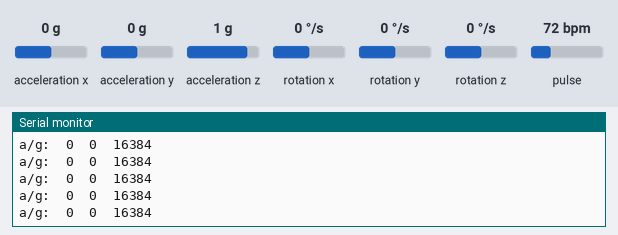
Recording of a sketch running on a simulated ESP8266 (NodeMCU). On the bench: the last lines printed to the serial monitor. The test bench sets the inputs (shaded band); at power-on: acceleration x 0 g, acceleration y 0 g, acceleration z 1 g, rotation x 0 °/s, rotation y 0 °/s, rotation z 0 °/s, pulse 72 bpm. WiFi joins after 1.5 s; servers stay silent unless stated; the Firebase database answers and starts empty.

Above: at 6.8 s.
6.9 s: acceleration x set to -1.4 g
8.4 s: acceleration y set to -1.4 g
At 10.1 s:
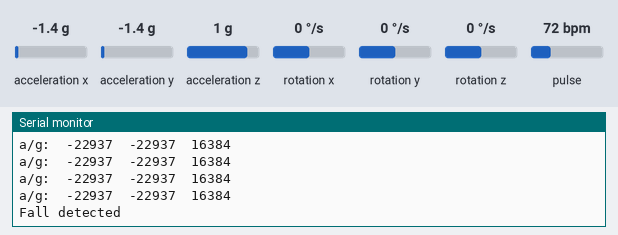
11.4 s: acceleration x set to 0 g
At 11.57 s:
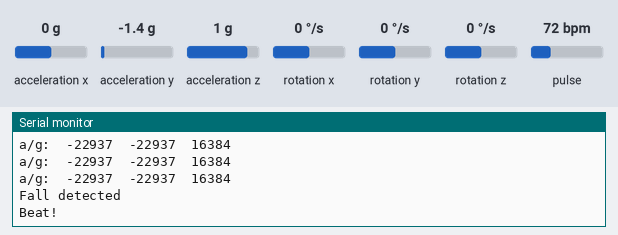
14.4 s: acceleration z set to -1.4 g
At 15.1 s:
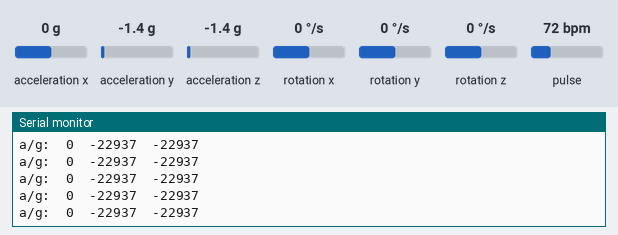

The sketch:

final.ino
```cpp
#include <Average.h>
#include <I2Cdev.h>
#include <MPU6050.h>
#include <MAX30100_PulseOximeter.h>
#include <Timer.h>
#include <Wire.h>
#include <ESP8266WiFi.h>
#include <FirebaseArduino.h>
#define HIST_SIZE 200
#define OUTPUT_READABLE_ACCELGYRO

//WiFi Settings
#define FIREBASE_HOST "elderlycare-19d19.firebaseio.com"
#define FIREBASE_AUTH "Ur6BTP7CrmQyNcljzWEkppnDXjyrhkE4RN9BZp2g"
//#define WIFI_SSID "fullhouse"
//#define WIFI_PASSWORD "langsungenteraja"
#define WIFI_SSID "tirzafidela"
#define WIFI_PASSWORD "mynameistirza"
#define DEBUG_ON
#define REPORTING_PERIOD_MS 1000

MPU6050 accelgyro;
int16_t ax, ay, az;
int16_t gx, gy, gz;
uint32_t period = 5 * 60000L;

//MAX30100
const int MAX_addr=0x57;
int countbeat;
uint32_t bpm_period = 60000L;
float maxbpm,minbpm, fcb;

Timer t;
PulseOximeter pox;
uint32_t tsLastReport = 0;
bool status, connect, fallstatus;
float totalbpm=0, hr;

void printBPM() {
  pox.shutdown();
  Serial.print("BPM = ");
  Serial.println(countbeat);
  fcb = (float) countbeat;
  if (countbeat > maxbpm) {
    Firebase.setFloat("maxbpm",fcb);
  } else if (countbeat < minbpm) {
    Firebase.setFloat("minbpm",fcb);
  }
  StaticJsonBuffer<200> jsonBuffer;
  JsonObject& root = jsonBuffer.createObject();
  JsonObject& bpmTime = root.createNestedObject("timestamp");
  root["val"] = countbeat;
  bpmTime[".sv"] = "timestamp";
  Firebase.push("bpm",root);
  //pox.update();
  if (countbeat < 40) {
    Firebase.push("HRDisorder/Low/",root);
    status = true;
    Firebase.setBool("danger",true);
  } else if (countbeat > 170) {
    Firebase.push("HRDisorder/High/",root);
    status = true;
    Firebase.setBool("danger",true);
  } else {
    status = false;
    Firebase.setBool("danger",false);
  }
  countbeat = 0;
  pox.resume();
}

void onBeatDetected()
{
    Serial.println("Beat!");
    countbeat++;
}

void readBPM() {
  for( uint32_t tStart = millis();  (millis()-tStart) < 300;  ){
    pox.update();
  }
  pox.shutdown();
  pox.resume();
}

void checkConnect(){
  int ldr_val = analogRead(A0);
  Serial.println(ldr_val);
  if(ldr_val < 20) {
    connect = true;
    Firebase.setBool("connect",true);
  } else {
    connect = false;
    Firebase.setBool("connect",false);
  }
}

void checkFall() {
  pox.shutdown();
    if(fallstatus == true) {
      Serial.println("Fall detected");
      StaticJsonBuffer<50> jsonBuffer;
      JsonObject& timeStampObject = jsonBuffer.createObject();
      timeStampObject[".sv"] = "timestamp";
      Firebase.push("fall", timeStampObject);
      Firebase.setInt("fallsum", (Firebase.getInt("fallsum")+1));
      Firebase.setBool("danger",true);
    } else {
      Firebase.setBool("danger",false);
    }
    fallstatus = false;
   pox.resume();
}

void readMPU() {
    pox.shutdown();
    accelgyro.setDMPEnabled(true);
    for( uint32_t tStart = millis();  (millis()-tStart) < 300;  ){
    //accelgyro.setSleepEnabled(false);
    accelgyro.getAcceleration(&ax, &ay, &az);
    accelgyro.setDMPEnabled(false);
    pox.resume();
    //pox.update();
    Serial.print("a/g:\t");
    Serial.print(ax); Serial.print("\t");
    Serial.print(ay); Serial.print("\t");
    Serial.print(az); Serial.print("\t");
    Serial.println("");
    if(sqrt(pow(ax,2) + pow(ay,2) + pow(az,2)) >= 35000){
      fallstatus = true;
//    } else {
//      fallstatus = false;
//      //checkFall();
//      //pox.update();
    }
  }
}

void setup() {
    accelgyro.setSleepEnabled(false);
    #if I2CDEV_IMPLEMENTATION == I2CDEV_ARDUINO_WIRE
        Wire.begin(4,5);
    #elif I2CDEV_IMPLEMENTATION == I2CDEV_BUILTIN_FASTWIRE
        Fastwire::setup(400, true);
    #endif

    Serial.begin(115200);
    delay(2000);

    //Connect to WiFi & Firebase
    WiFi.begin(WIFI_SSID, WIFI_PASSWORD);
    Serial.print("Connecting");
    while (WiFi.status() != WL_CONNECTED) {
      Serial.print(".");
      delay(500);
    }
    Serial.println();
    Serial.print("Connected: ");
    Serial.println(WiFi.localIP());
    Firebase.begin(FIREBASE_HOST, FIREBASE_AUTH);
    Firebase.setBool("connect",true);
    delay(2000);

    //Initialize MPU6050
    Serial.println("Initializing MPU6050...");
    accelgyro.initialize();
    accelgyro.setFullScaleGyroRange(MPU6050_GYRO_FS_2000);
    accelgyro.setFullScaleAccelRange(MPU6050_ACCEL_FS_2);
    Serial.println("Testing device connections...");
    Serial.println(accelgyro.testConnection() ? "MPU6050 connection successful" : "MPU6050 connection failed");
    accelgyro.setDMPEnabled(false);

    //Initialize MAX30100
    Serial.print("Initializing pulse oximeter..");
    if (!pox.begin()) {
        Serial.println("FAILED");
        for(;;);
    } else {
        Serial.println("SUCCESS");
    }
    pox.setOnBeatDetectedCallback(onBeatDetected);
    t.every(60000,printBPM);
    t.every(1000,checkFall);
    fallstatus = false;
}

void loop() {
    readBPM();
    readMPU();
    t.update();
}
```

Measured:
- after the input at 8.4 s, the serial monitor: prints a new line after 0.26 s (image 1)
- after the input at 14.4 s, the serial monitor: prints a new line at once (image 3)
